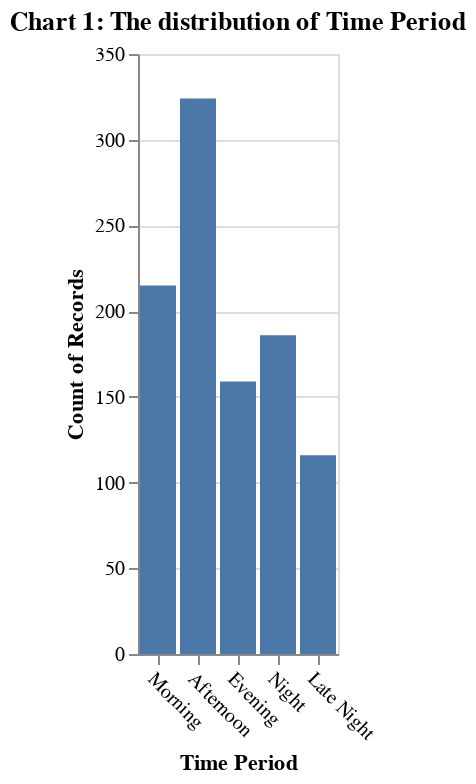

Notebook code cell kept with this figure:
### Code cell
# visualize the distribution  
time_period_dist = alt.Chart(data).mark_bar().encode(
    x = alt.X('time_period', title = 'Time Period',sort=['Morning', 'Afternoon','Evening','Night','Late Night']),
    y = alt.Y('count()', title = 'Count of Records')
).configure_axisX(
    labelAngle=45
).properties(title='Chart 1: The distribution of Time Period')
time_period_dist

### Figure 1 — Vega-Lite specification as saved in the notebook (floating-point values rounded to 4 significant figures; data arrays with more than 128 entries replaced by an {"elided": "..."} marker saying what was removed)
{"config": {"view": {"continuousWidth": 300, "continuousHeight": 300}, "axisX": {"labelAngle": 45}}, "data": {"name": "data-62e49a748ee24446a9b6b0fd38b43deb"}, "mark": {"type": "bar"}, "encoding": {"x": {"field": "time_period", "sort": ["Morning", "Afternoon", "Evening", "Night", "Late Night"], "title": "Time Period", "type": "nominal"}, "y": {"aggregate": "count", "title": "Count of Records", "type": "quantitative"}}, "title": "Chart 1: The distribution of Time Period", "$schema": "https://vega.github.io/schema/vega-lite/v5.16.3.json", "datasets": {"data-62e49a748ee24446a9b6b0fd38b43deb": {"elided": "1000 records"}}}
